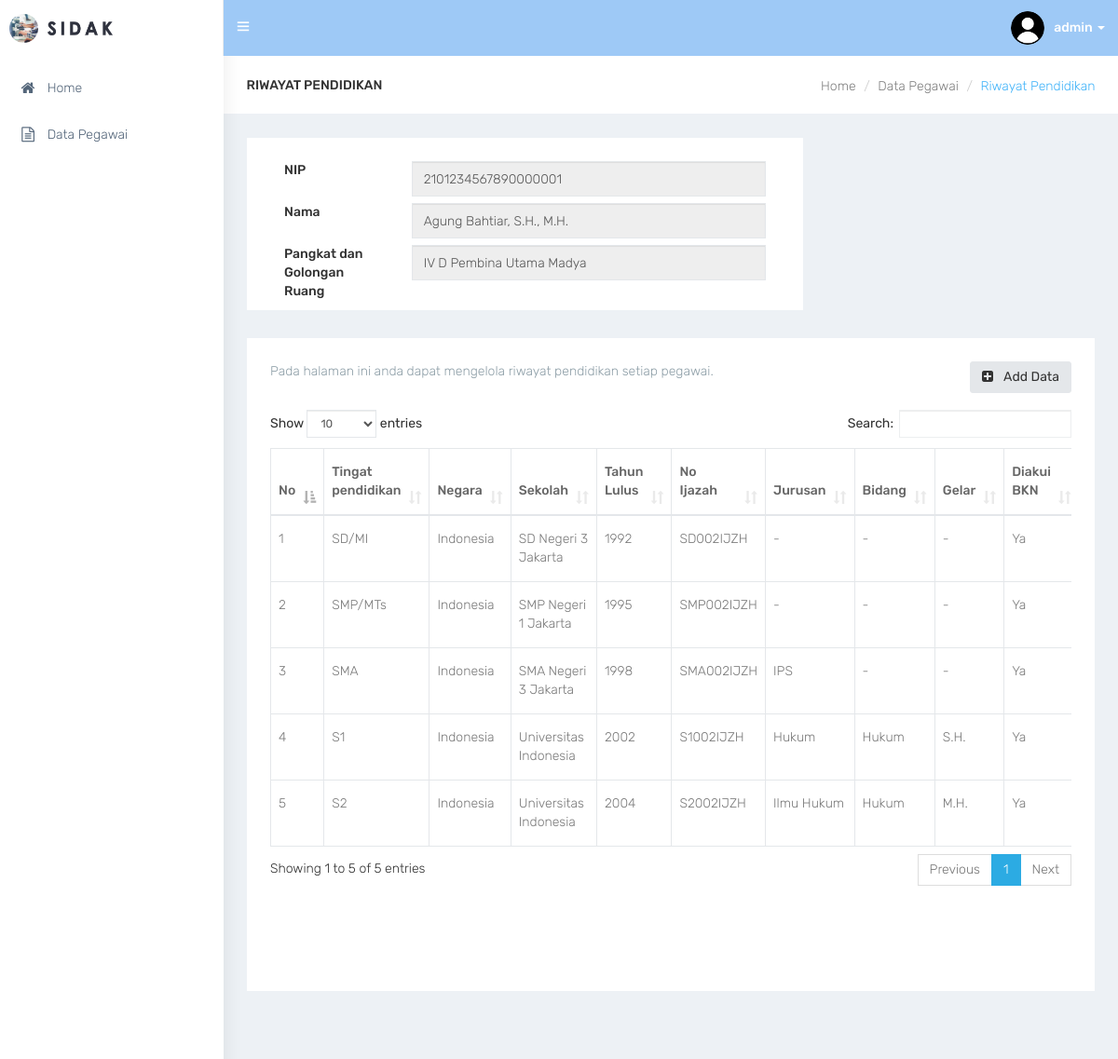
/pendidikan/1 (signed in), run on the app's committed database.
### tables this page shows
CREATE TABLE `user` (
  `us_id` int(11) NOT NULL,
  `ac_id` int(11) NOT NULL,
  `us_username` varchar(30) NOT NULL,
  `us_password` varchar(100) NOT NULL,
  `us_photo` varchar(100) NOT NULL,
  `us_email` varchar(30) NOT NULL
);

CREATE TABLE `pegawai` (
  `pe_id` int(11) NOT NULL,
  `pe_nama` varchar(255) NOT NULL,
  `pe_nip` varchar(30) NOT NULL,
  `pa_id` int(11) NOT NULL,
  `pe_tempat_lahir` varchar(100) NOT NULL,
  `pe_tanggal_lahir` date NOT NULL,
  `pe_jenis_kelamin` varchar(20) NOT NULL,
  `ag_id` int(11) NOT NULL,
  `st_id` int(11) NOT NULL,
  `pe_no_hp` varchar(15) NOT NULL,
  `pe_email` varchar(100) NOT NULL,
  `pe_no_bpjs` varchar(30) NOT NULL,
  `pr_id` char(2) NOT NULL,
  `kb_id` char(4) NOT NULL,
  `kc_id` char(7) NOT NULL,
  `kl_id` char(10) NOT NULL,
  `pe_alamat` varchar(255) NOT NULL,
  `pe_hobi` varchar(100) NOT NULL
);

CREATE TABLE `pangkat` (
  `pa_id` int(11) NOT NULL,
  `pa_keterangan` varchar(100) NOT NULL
);

CREATE TABLE `riwayat_pendidikan` (
  `rp_id` int(11) NOT NULL,
  `pe_id` int(11) NOT NULL,
  `tp_id` int(11) NOT NULL,
  `rp_negara` varchar(30) NOT NULL,
  `rp_sekolah` varchar(255) NOT NULL,
  `rp_tahun_lulus` year(4) NOT NULL,
  `rp_no_ijazah` varchar(100) NOT NULL,
  `rp_jurusan` varchar(255) NOT NULL,
  `rp_bidang` varchar(255) NOT NULL,
  `rp_gelar` varchar(10) NOT NULL,
  `rp_bkn` varchar(10) NOT NULL
);

CREATE TABLE `tingkat_pendidikan` (
  `tp_id` int(11) NOT NULL,
  `tp_jenjang` varchar(30) NOT NULL
);

### pendidikan.php (the view, shortened to what this page needs)
<div id="page-wrapper">
    <div class="container-fluid">
        <div class="row bg-title">
            <div class="col-lg-3 col-md-4 col-sm-4 col-xs-12">
                <h4 class="page-title">Riwayat Pendidikan</h4>
            </div>
            <div class="col-lg-9 col-sm-8 col-md-8 col-xs-12">
                <ol class="breadcrumb">
                    <li><a href="index">Home</a></li>
                    <li><a href="data">Data Pegawai</a></li>
                    <li class="active">Riwayat Pendidikan</li>
                </ol>
            </div>
        </div>
        <div class="row">
            <div class="col-sm-12">
                <?php
                    require_once(__DIR__.'/lib/config.php');
                    if (isset($_GET['id'])) {
                        $id = $_GET['id'];
                        $peg_sql = "SELECT * FROM pegawai JOIN pangkat USING(pa_id) WHERE pe_id='$id'";
                        $peg_query = $conn->query($peg_sql);
                        $peg = $peg_query->fetch(PDO::FETCH_OBJ);
                    }
                ?>
            </div>
        </div>
        <div class="row">
            <div class="col-sm-8">
                <div class="white-box">
                    <form>
                        <div class="form-group">
                            <label class="col-sm-3">NIP</label>
                            <div class="col-sm-9"><input type="text" name="nip" class="form-control" value="<?php echo $peg->pe_nip; ?>" disabled></div>
                            <br>
                        </div>
                        <div class="form-group">
                            <label class="col-sm-3">Nama</label>
                            <div class="col-sm-9"><input type="text" name="nama" class="form-control" value="<?php echo $peg->pe_nama; ?>" disabled></div>
                            <br>
                        </div>
                        <div class="form-group">
                            <label class="col-sm-3">Pangkat dan Golongan Ruang</label>
                            <div class="col-sm-9"><input type="text" name="pangkat" class="form-control" value="<?php echo $peg->pa_keterangan; ?>" disabled></div>
                            <br>
                        </div>
                    </form>
                </div>
            </div>
        </div>
        <div class="row">
            <div class="col-sm-12">
                <div class="white-box">
                    <a href="pendidikan-add/<?php echo $id ?>" class="btn btn-default pull-right m-l-20 hidden-xs hidden-sm waves-effect waves-light"><i class="fa fa-plus-square fa-fw" aria-hidden="true"></i> Add Data</a>
                    <p class="text-muted">Pada halaman ini anda dapat mengelola riwayat pendidikan setiap pegawai.</p><br>
                    <div class="table-responsive">
                        <table class="table table-bordered" id="table_id">
                            <thead>
                                <tr>
                                    <th>No</th>
                                    <th>Tingat pendidikan</th>
                                    <th>Negara</th>
                                    <th>Sekolah</th>
                                    <th>Tahun Lulus</th>
                                    <th>No Ijazah</th>
                                    <th>Jurusan</th>
                                    <th>Bidang</th>
                                    <th>Gelar</th>
                                    <th>Diakui BKN</th>
                                </tr>
                            </thead>
                            <tbody>
                                <?php
                                    $sql = "SELECT * FROM riwayat_pendidikan JOIN pegawai USING(pe_id) JOIN tingkat_pendidikan USING(tp_id) WHERE pe_id='$id'";
                                    $query = $conn->query($sql);
                                    $check = $query->rowCount();
                                    if ($check >= 1) {
                                        while($data = $query->fetch(PDO::FETCH_OBJ)){
                                            echo '
                                            <tr>
                                            <td>'.$data->tp_id.'</td>
                                            <td>'.$data->tp_jenjang.'</td>
                                            <td>'.$data->rp_negara.'</td>
                                            <td>'.$data->rp_sekolah.'</td>
                                            <td>'.$data->rp_tahun_lulus.'</td>
                                            <td>'.$data->rp_no_ijazah.'</td>
                                            <td>'.$data->rp_jurusan.'</td>
                                            <td>'.$data->rp_bidang.'</td>
                                            <td>'.$data->rp_gelar.'</td>
                                            <td>'.$data->rp_bkn.'</td>
                                            <td>
                                                <a href="pendidikan-edit/'.$data->rp_id.'" class="btn btn-default waves-effect waves-light"><i class="fa fa-pencil fa-fw" aria-hidden="true"></i></a>
                                            </td>
                                            </tr>';
                                        }
                                    }
                                    else{
                                        echo "
                                        <tr>
                                        <td colspan='11' style='text-align:center;'>Table is empty</td>
                                        </tr>";
                                    }
                                ?>
                            </tbody>
                        </table><br><br><br><br>
                    </div>
                </div>
            </div>
        </div>
    </div>
</div>

### lib/lib-topbar.php (shortened to what this page needs)
<nav class="navbar navbar-default navbar-static-top m-b-0">
    <div class="navbar-header" style="background: #9ec9f6;">
        <div class="top-left-part">
            <a class="logo" href="index">
                <b>
                <img src="images/admin-lg.png" alt="home" class="light-logo" style="max-height: 31px;" /></b>
                <span class="hidden-xs">
                <img src="images/admin-tx.png" alt="home" class="light-logo" style="max-height: 15px;" /></span>
            </a>
        </div>
        <ul class="nav navbar-top-links navbar-left">
            <li><a href="javascript:void(0)" class="open-close waves-effect waves-light"><i class="ti-menu"></i></a></li>
        </ul>
        <?php
            require_once(__DIR__.'/config.php');
            $id = $_SESSION['id'];
            $sql = "SELECT * FROM user JOIN access_control USING(ac_id) WHERE us_id='$id'";
            $query = $conn->query($sql);
            $data = $query->fetch(PDO::FETCH_OBJ);
        ?>
        <ul class="nav navbar-top-links navbar-right pull-right">
            <li class="dropdown">
                <a class="dropdown-toggle profile-pic" data-toggle="dropdown" href="#"> <img src="images/user/<?php echo $data->us_photo;?>" alt="user-img" width="36" class="img-circle"><b class="hidden-xs"><?php echo $data->us_username;?> </b><span class="caret"></span> </a>
            </li>
        </ul>
    </div>
</nav>

### css/default.css (style rules this page uses)
body { background: #fff; }
.top-left-part { background: #fff; }
.top-left-part .light-logo { display: inline-block; }
.navbar-header { background: #2f323e; }
.navbar-top-links > li > a { color: #ffffff; }
.bg-title .breadcrumb .active { color: #41b3f9; }

### data on the page
user: us_photo (picture), us_username "admin"
pegawai: nip "2101234567890000001", nama "Agung Bahtiar, S.H., M.H.", pangkat "IV D Pembina Utama Madya"
riwayat_pendidikan: tp "1", tp.tp_jenjang "SD/MI", rp_negara "Indonesia", rp_sekolah "SD Negeri 3 Jakarta", rp_tahun_lulus "1992", rp_no_ijazah "SD002IJZH", rp_jurusan "-", rp_bidang "-", rp_gelar "-", rp_bkn "Ya"
riwayat_pendidikan: tp "2", tp.tp_jenjang "SMP/MTs", rp_negara "Indonesia", rp_sekolah "SMP Negeri 1 Jakarta", rp_tahun_lulus "1995", rp_no_ijazah "SMP002IJZH", rp_jurusan "-", rp_bidang "-", rp_gelar "-", rp_bkn "Ya"
riwayat_pendidikan: tp "3", tp.tp_jenjang "SMA", rp_negara "Indonesia", rp_sekolah "SMA Negeri 3 Jakarta", rp_tahun_lulus "1998", rp_no_ijazah "SMA002IJZH", rp_jurusan "IPS", rp_bidang "-", rp_gelar "-", rp_bkn "Ya"
riwayat_pendidikan: tp "4", tp.tp_jenjang "S1", rp_negara "Indonesia", rp_sekolah "Universitas Indonesia", rp_tahun_lulus "2002", rp_no_ijazah "S1002IJZH", rp_jurusan "Hukum", rp_bidang "Hukum", rp_gelar "S.H.", rp_bkn "Ya"
riwayat_pendidikan: tp "5", tp.tp_jenjang "S2", rp_negara "Indonesia", rp_sekolah "Universitas Indonesia", rp_tahun_lulus "2004", rp_no_ijazah "S2002IJZH", rp_jurusan "Ilmu Hukum", rp_bidang "Hukum", rp_gelar "M.H.", rp_bkn "Ya"
